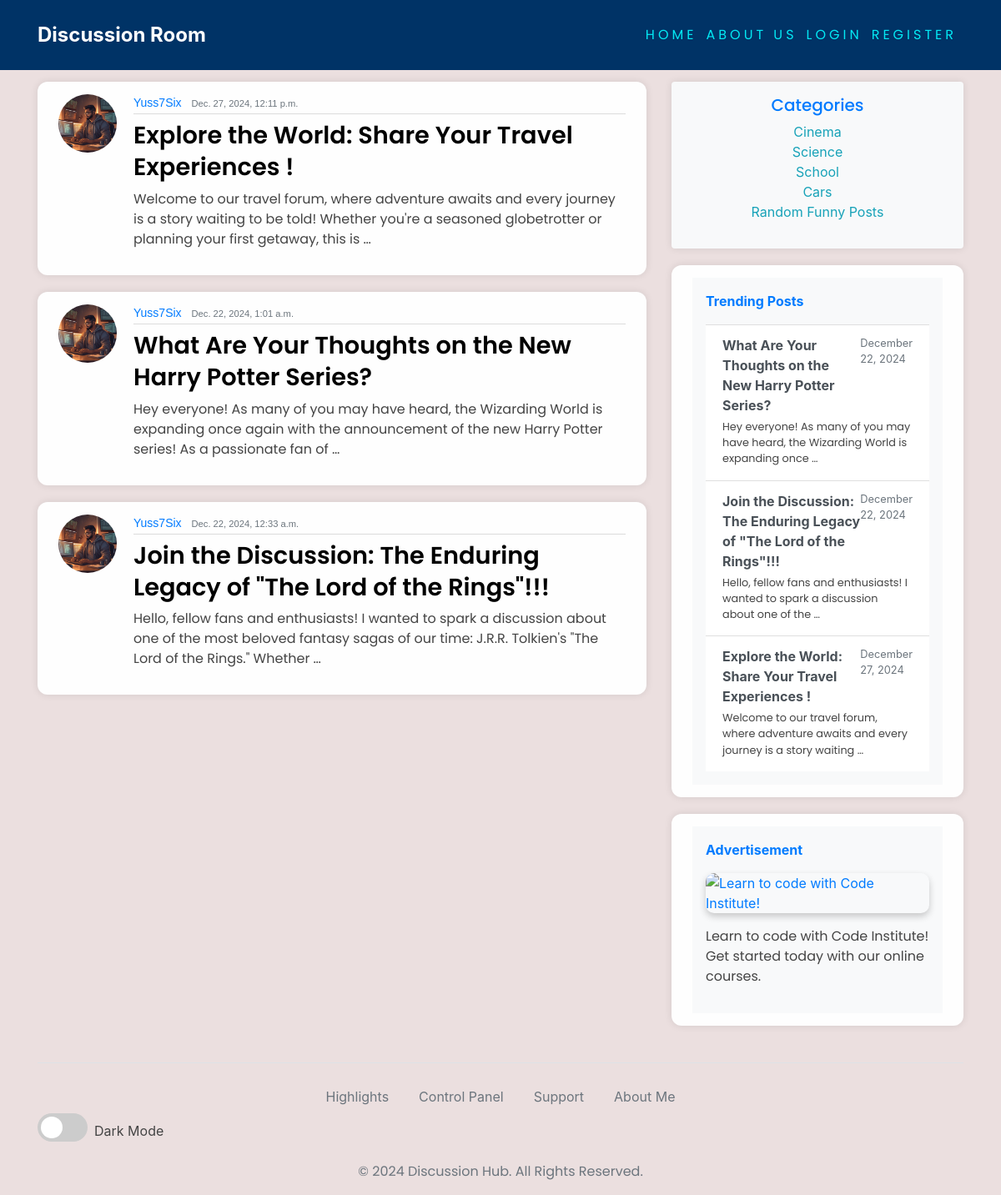
Before: / with the older database file.
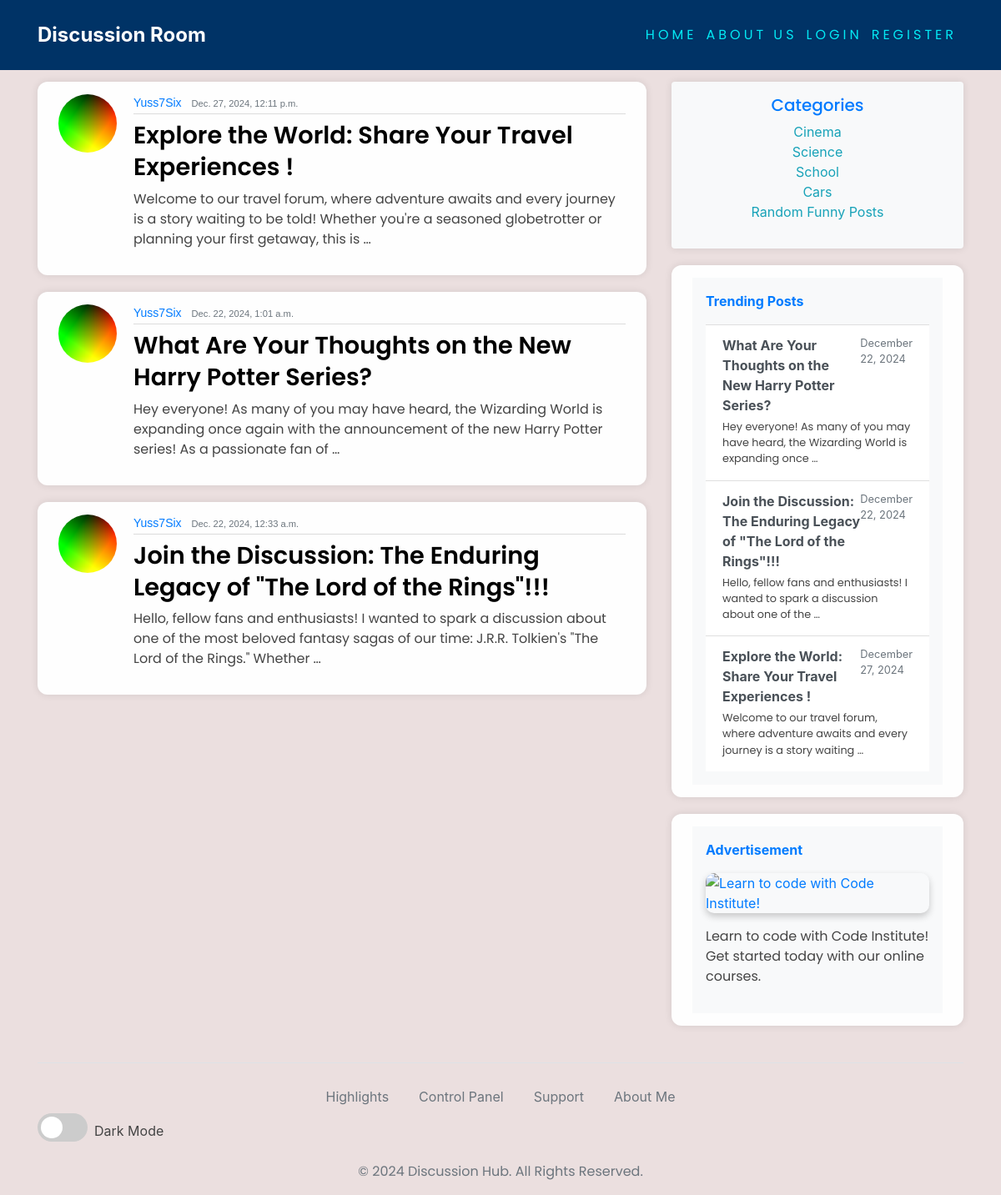
After: the same page with the newer database file.
### blog/models.py (models this page shows)
class Post(models.Model):
    title = models.CharField(max_length=200)
    content = models.TextField()
    date_posted = models.DateTimeField(default=timezone.now)
    author = models.ForeignKey(User, on_delete=models.CASCADE)

### users/models.py (models this page shows, shortened)
class Account(models.Model):
    user = models.OneToOneField(User, on_delete=models.CASCADE)
    avatar = models.ImageField(default='default.jpg', upload_to='images/')

### blog/views.py (the view)
# urls.py: path('', PostListView.as_view(), name="welcome"),
class PostListView(ListView):
    model = Post
    template_name = 'blog/welcome.html'
    context_object_name = 'articles'
    ordering = ["-date_posted"]
    def get_context_data(self, **kwargs):
        context = super().get_context_data(**kwargs)
        context['trending_posts'] = Post.objects.order_by('?')[:5]  # Fetch trending posts
        return context

### blog/templates/blog/welcome.html
{% extends 'base.html' %}
{% block content %}
{% for article in articles %}
<article class="media content-section">
    <img class="rounded-circle article-img" src="{{ article.author.account.avatar.url }}" alt="Account Picture">
    <div class="media-body">
        <div class="article-metadata">
            <a class="mr-2" href="#">{{ article.author }}</a>
            <small class="text-muted">{{ article.date_posted }}</small>
        </div>
        <h2><a class="article-title" href="{% url 'blog-detail' article.id %}">{{ article.title }}</a></h2>
        <p class="article-content text-switch">{{ article.content|truncatewords:30 }}</p>
    </div>
    <br>
</article>
{% endfor %}
{% endblock content %}

### templates/base.html (shortened to what this page needs)
{% load static %}
<!DOCTYPE html>
<html>
<head>
    <link rel="stylesheet" href="https://cdnjs.cloudflare.com/ajax/libs/font-awesome/5.15.4/css/all.min.css">
    <link rel="stylesheet" href="https://maxcdn.bootstrapcdn.com/bootstrap/4.0.0/css/bootstrap.min.css"
>
    <link rel="stylesheet" href="{% static 'css/head.css' %}">
</head>
<body>
    <header class="site-header">
        <nav class="navbar navbar-expand-md navbar-dark fixed-top" style="background-color: #003366;">
            <div class="container">
                <div class="collapse navbar-collapse" id="navbarToggle">
                    <div class="d-flex w-100 align-items-center">
                        <div class="mr-auto d-flex align-items-center">
                            <a class="discussion-room" href="{% url 'welcome' %}">Discussion Room</a>
                        </div>
                        <div class="navbar-nav">
                            <a class="nav-item nav-link" href="{% url 'welcome' %}" id="auth-links">
                                Home
                            </a>
                            <a class="nav-item nav-link" href="{% url 'about' %}" id="auth-links">
                                About Us
                            </a>
                            {% if user.is_authenticated %}
                            <a class="nav-item nav-link" href="{% url 'blog-new' %}" id="auth-links">
                                <span></span>
                                <span></span>
                                <span></span>
                                <span></span>
                                Create Post
                            </a>
                            <a class="nav-item nav-link" href="{% url 'account' %}" id="auth-links">
                                <span></span>
                                <span></span>
                                <span></span>
                                <span></span>
                                Account
                            </a>
                            <a class="nav-item nav-link" href="{% url 'logout' %}" id="auth-links">
                                <span></span>
                                <span></span>
                                <span></span>
                                <span></span>
                                Logout
                            </a>
                            {% else %}
                            <a class="nav-item nav-link" href="{% url 'login' %}" id="auth-links">
                                Login
                            </a>
                            <a class="nav-item nav-link" href="{% url 'register' %}" id="auth-links">
                                Register
                            </a>
                            {% endif %}
                        </div>
                    </div>
                </div>
        </nav>
    </header>
    <main role="main" class="container">
        <div class="row">
            <div class="col-md-8">
            </div>
            <div class="col-md-8">
                {% block content %}{% endblock %}
            </div>
            {% if request.path == '/' or 'post/' in request.path %}
            <div class="col-md-4">
                <div class="content-section p-3 bg-light rounded shadow-sm text-center">
                    <h5 class="text-primary">Categories</h5>
                    <ul class="list-unstyled">
                        <li><a href="#" class="text-info">Cinema</a></li>
                        <li><a href="#" class="text-info">Science</a></li>
                        <li><a href="#" class="text-info">School</a></li>
                        <li><a href="#" class="text-info">Cars</a></li>
                        <li><a href="#" class="text-info">Random Funny Posts</a></li>
                    </ul>
                </div>
                <div class="content-section">
                    <div class="d-flex flex-column align-items-start bg-light p-3">
                        <a id="latest-gist" style="text-decoration: none;" href="#"
                            class="d-flex align-items-center mb-3 text-primary">
                            <span class="fs-5 font-weight-bold">Trending Posts</span>
                        </a>
                        <div class="list-group list-group-flush">
                            {% for post in trending_posts %}
                            <a href="{% url 'blog-detail' post.id %}" class="list-group-item list-group-item-action">
                                <div class="d-flex justify-content-between">
                                    <strong class="mb-1">{{ post.title }}</strong>
                                    <small class="text-muted">{{ post.date_posted|date:"F d, Y" }}</small>
                                </div>
                                <p class="mb-1 small">{{ post.content|truncatewords:15 }}</p>
                            </a>
                            {% empty %}
                            <p class="text-muted">No trending posts available.</p>
                            {% endfor %}
                        </div>
                    </div>
                </div>
                <div class="content-section mt-3">
                    <div class="d-flex flex-column align-items-start bg-light p-3">
                        <a id="latest-gist" style="text-decoration: none;" href="#"
                            class="d-flex align-items-center mb-3 text-primary">
                            <span class="fs-5 font-weight-bold">Advertisement</span>
                        </a>
                        <div class="list-group list-group-flush">
                            <a href="https://codeinstitute.net" target="_blank">
                                <img src="https://fitefuaite.com/wp-content/uploads/2020/05/code-institute.png"
                                    alt="Learn to code with Code Institute!"
                                    style="width: 100%; height: auto; border-radius: 10px; box-shadow: 0 4px 8px rgba(0, 0, 0, 0.2);">
                            </a>
                            <div class="mt-3">
                                <p>
                                    <a href="https://codeinstitute.net" target="_blank"
                                        style="color: inherit; text-decoration: none;">
                                        Learn to code with Code Institute! Get started today with our online
                                        courses.
                                    </a>
                                </p>
                            </div>
                        </div>
                    </div>
                </div>
            </div>
            {% endif %}
        </div>
    </main>
    <footer class="mt-4">
        <div class="container">
            <nav class="nav justify-content-center border-top" style="padding-top: 20px;">
                <div class="nav-item" style="margin-right: 20px;">
                    <a href="/highlights/" class="nav-link px-2 text-secondary">Highlights</a>
                </div>
                <div class="nav-item" style="margin-right: 20px;">
                    <a href="/admin/" class="nav-link px-2 text-secondary">Control Panel</a>
                </div>
                <div class="nav-item" style="margin-right: 20px;">
                    <a href="/support-and-collaboration/" class="nav-link px-2 text-secondary">Support</a>
                </div>
                <div class="nav-item">
                    <a href="/about-me/" class="nav-link px-2 text-secondary">About Me</a>
                </div>
            </nav>
            <div class="toggle-switch">
                <label class="switch">
                    <span class="slider round"></span>
                </label>
                <span id="theme-label" style="margin-left: 8px;">Dark Mode</span>
            </div>
            <p class="text-center text-secondary mt-3">&copy; 2024 Discussion Hub. All Rights Reserved.</p>
        </div>
    </footer>
</body>
</html>

### static/css/head.css (style rules this page uses)
body { background-color: rgb(235, 223, 223); color: #444444; margin-top: 5rem; transition: background-color 0.5s, color 0.5s; }
h1, h2, h3, h4, h5, h6, p { color: #444444; font-family: 'Poppins', sans-serif; }
ul { padding: 0; list-style: none; }
.site-header .navbar-nav .nav-link { color: #d1e7dd; }
.content-section { background: #fefefe; padding: 15px 25px; border-radius: 12px; margin-bottom: 20px; box-shadow: 0 0 10px rgba(0, 0, 0, 0.1); }
.article-title { color: #000000; font-weight: 600; font-size: 1.8rem; }
.article-content { white-space: normal; }
.article-img { height: 70px; width: 70px; margin-right: 20px; }
.article-metadata { font-family: 'Arial', sans-serif; margin-bottom: 5px; font-size: 14px; border-bottom: 1px solid #dcdcdc; padding-bottom: 2px; }
#auth-links { font-family: 'Poppins', sans-serif; position: relative; display: inline-block; padding: 12px 3px; margin: 10px 0; color: #03e9f4; text-decoration: none; text-transform: uppercase; transition: 0.5s; letter-spacing: 4px; margin-right: 5px; }
#auth-links:after { content: ""; position: absolute; left: 0; bottom: -2px; width: 100%; height: 2px; background: #03e9f4; transform: scaleX(0); transition: transform 0.3s ease; }
.discussion-room { color: white; font-weight: bold; font-size: 24px; margin-right: 30px; }
.discussion-room { position: relative; color: white; font-weight: bold; font-size: 24px; transition: color 0.3s; }
.discussion-room:after { content: ""; position: absolute; left: 0; bottom: -2px; width: 100%; height: 2px; background: #03e9f4; transform: scaleX(0); transition: transform 0.3s; }
.row { display: flex; justify-content: center; }
.col-md-8 { flex: 0 0 auto; }
.toggle-switch { display: flex; align-items: center; }
.switch { position: relative; display: inline-block; width: 60px; height: 34px; }
.slider { position: absolute; cursor: pointer; top: 0; left: 0; right: 0; bottom: 0; background-color: #ccc; transition: .4s; border-radius: 34px; }
.slider:before { position: absolute; content: ""; height: 26px; width: 26px; left: 4px; bottom: 4px; background-color: white; transition: .4s; border-radius: 50%; }

Changed rows visible on the page:
changed through a linked row, Post "Explore the World: Share Your Travel Experiences !": author.account.avatar: a different picture
changed through a linked row, Post "What Are Your Thoughts on the New Harry Potter Series?": author.account.avatar: a different picture
changed through a linked row, Post "Join the Discussion: The Enduring Legacy of \"The Lord of the Rings\"!!!": author.account.avatar: a different picture
